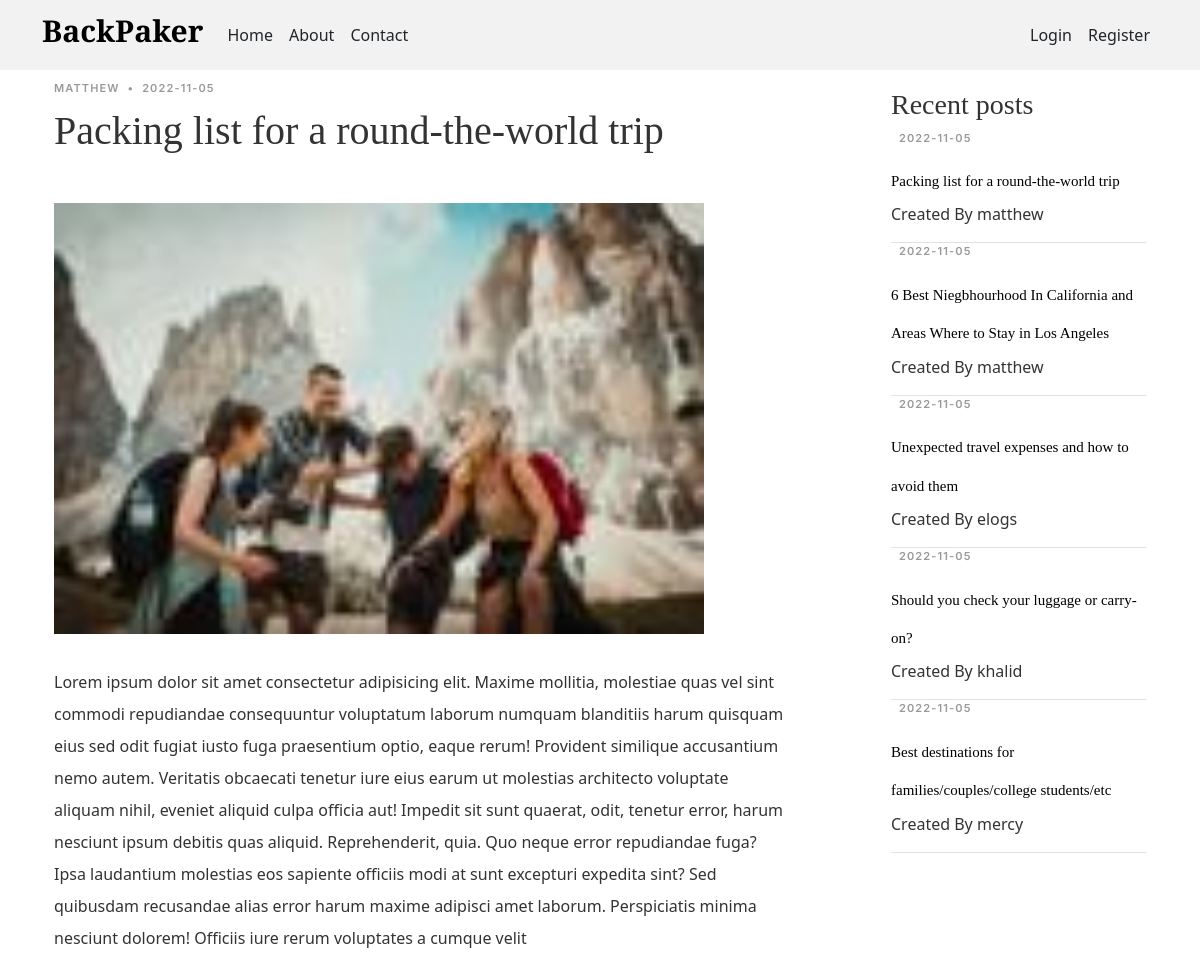
The page /post/5 on the database its author committed.
### flaskblog/models.py (models this page shows, shortened)
class User(db.Model, UserMixin):
    id = db.Column(db.Integer, primary_key=True)
    username = db.Column(db.String(20), unique=True, nullable=False)
    email = db.Column(db.String(120), unique=True, nullable=False)
    profile_img = db.Column(db.String(20), nullable=False, default='default.jpg')
    password = db.Column(db.String(60), nullable=False)
    posts = db.relationship('Post', backref='author', lazy=True)
    with app.app_context():
      db.create_all()

class Post(db.Model):
    id = db.Column(db.Integer, primary_key=True)
    title = db.Column(db.String(100), nullable=False)
    date_posted = db.Column(db.DateTime, nullable=False, default=datetime.utcnow)
    content = db.Column(db.Text, nullable=False)
    user_id = db.Column(db.Integer, db.ForeignKey('user.id'), nullable=False)
    image_file = db.Column(db.String(20))
    with app.app_context():
         db.create_all()

### flaskblog/routes.py (the view)
@app.route("/post/<int:post_id>")
def post(post_id):
    posts =Post.query.all()
    post = Post.query.get_or_404(post_id)
    image_file = url_for('static', filename='uploads/' + post.image_file)
    return render_template('post.html', title=post.title, post=post, posts=posts, image_file=image_file )

### flaskblog/templates/post.html (shortened to what this page needs)
{% extends "layout.html" %}
{% block content %}
<section class="single-post-content">
    <div class="container">
        <div class="row mt-5">
            <div class="col-md-9 post-content" data-aos="fade-up">
                <div class="single-post">
                    <div class="post-meta"><span class="date">{{ post.author.username }}</span> <span
                            class="mx-1">&bullet;</span>
                        <span>{{ post.date_posted.strftime('%Y-%m-%d') }}</span>
                    </div>
                </div>
                <h1 class="mb-5">{{ post.title }}</h1>
                <img class="img_fluid" src="{{ image_file }}" alt="">
                <p class="article-content">{{ post.content }}</p>
            </div>
            <div class="col-md-3">
                <h3 class="mt-2">Recent posts</h3>
                {% for post in posts[1:6] %}
                <div class="aside-block">
                    <div class="tab-content">
                        <div class="post-entry-1 border-bottom">
                            <div class="post-meta">
                                <span>{{ post.date_posted.strftime('%Y-%m-%d') }}</span>
                            </div>
                            <h2 class="mb-2"><a href="/post/{{post.id}}">{{ post.title }}
                                </a>
                            </h2>
                            <span class="author mb-3 d-block">
                                <span>Created By</span> {{ post.author.username }}
                            </span>
                        </div>{% endfor %}
                    </div>
                </div>
            </div>
        </div>
    </div>
</section>
{% endblock content %}

### flaskblog/templates/layout.html (shortened to what this page needs)
<!DOCTYPE html>
<html>
<head>
    <link href="https://cdn.jsdelivr.net/npm/bootstrap@5.2.0/dist/css/bootstrap.min.css" rel="stylesheet"
>
    <link rel="stylesheet" type="text/css" href="{{ url_for('static', filename='main.css') }}">
    <link rel="stylesheet" type="text/css" href="{{ url_for('static', filename='variables.css') }}">
</head>
<body>
    <header class="site-header mb-4">
        <nav class="navbar navbar-expand-md navbar-dark bg-steel fixed-top mb-3">
            <div class="container">
                <a class="navbar-brand  " href="/">
                    <h1 class="header logo">BackPaker </h1>
                </a>
                <div class="collapse navbar-collapse" id="navbarToggle">
                    <div class="navbar-nav ">
                        <a class="nav-item nav-link" href="{{ url_for('home') }}">Home</a>
                        <a class="nav-item nav-link" href="{{ url_for('about') }}">About</a>
                        <a class="nav-item nav-link" href="{{ url_for('get_contact') }}">Contact</a>
                    </div>
                    <div class="navbar-nav ms-auto">
                        {% if current_user.is_authenticated %}
                        <a class="nav-item nav-link" href="{{ url_for('new_post') }}">New Post</a>
                        <a class="nav-item nav-link" href="{{ url_for('account') }}">Account</a>
                        <a class="nav-item nav-link" href="{{ url_for('logout') }}">Logout</a>
                        {% else %}
                        <a class="nav-item nav-link" href="{{ url_for('login') }}">Login</a>
                        <a class="nav-item nav-link" href="{{ url_for('register') }}">Register</a>
                        {% endif %}
                    </div>
                </div>
            </div>
        </nav>
    </header>
    <main role="main" class="container mt-5">
        <div>
            {% block content %}{% endblock %}
        </div>
    </main>
</body>
</html>

### flaskblog/static/main.css (style rules this page uses)
body { background: white; color: #333333; margin-top: 5rem; }
a { color: var(--color-links); text-decoration: none; }
h1, h2, h3, h4, h5, h6 { font-family: var(--font-primary); }
p { font-family: var(--font-default); }
.bg-steel { background-color: #f2f2f2; }
.logo { font-size: 30px; font-weight: 700; color: black; font-family: var(--font-primary); }
.site-header .navbar-nav .nav-link { color: var(--color-primary); }
.article-content { line-height: 2; width: 90%; }
.post-meta { font-size: 11px; letter-spacing: 0.07rem; text-transform: uppercase; font-weight: 600; font-family: var(--font-secondary); color: rgba(var(--color-black-rgb), 0.4); margin-bottom: 10px; }
.post-entry-1 h2 a { color: var(--color-black); font-size: 15px; }
.aside-block { margin-bottom: 30px; }
.img_fluid { max-width: 100%; height: auto; width: 80%; margin-bottom: 2rem; }
:root { --cr2: #fff; --cr3: #000000da; --cr4: #000000a1; --cr5: #beb4b1; --fs1: 34px; --fs2: 24px; --fs3: 20px; --fs4: 16px; --fs5: 14px; }

### flaskblog/static/variables.css (style rules this page uses)
:root { --font-default: 'EB Garamond', system-ui, -apple-system, "Segoe UI", Roboto, "Helvetica Neue", Arial, "Noto Sans", "Liberation Sans", sans-serif, "Apple Color Emoji", "Segoe UI Emoji", "Segoe UI Symbol", "Noto Color Emoji"; --font-primary: 'EB Garamond', serif; --font-secondary: 'Inter', sans-serif; --color-default: #212529; --color-default-rgb: 33, 37, 41; --color-links: #212529; --color-links-hover: #15171a; --color-primary: #212529; --color-primary-light: #26282c; --color-primary-dark: #0b0c0e; --color-primary-rgb: 33, 37, 41; --color-primary-light-rgb: 38, 40, 44; --color-primary-dark-rgb: 11, 12, 14; --color-secondary: #596d80; --color-secondary-light: #8498aa; --color-secondary-dark: #404f5c; --color-secondary-rgb: 89, 109, 128; --color-secondary-light-rgb: 132, 152, 170; --color-secondary-dark-rgb: 64, 79, 92; --color-blue: #0d6efd; --color-blue-rgb: 13, 110, 253; --color-indigo: #6610f2; --color-indigo-rgb: 102, 16, 242; --color-purple: #6f42c1; --color-purple-rgb: 111, 66, 193; --color-pink: #f3268c; --color-pink-rgb: 243, 38, 140; --color-red: #df1529; --color-red-rgb: 223, 21, 4; --color-orange: #fd7e14; --color-orange-rgb: 253, 126, 20; --color-yellow: #ffc107; --color-yellow-rgb: 255, 193, 7; --color-green: #059652; --color-green-rgb: 5, 150, 82; --color-teal: #20c997; --color-teal-rgb: 32, 201, 151; --color-cyan: #0dcaf0; --color-cyan-rgb: 13, 202, 240; --color-white: #ffffff; --color-white-rgb: 255, 255, 255; --color-gray: #6c757d; --color-gray-rgb: 108, 117, 125; --color-black: #000000; --color-black-rgb: 0, 0, 0; }
:root { --bs-blue: var(--color-blue); --bs-indigo: var(--color-indigo); --bs-purple: var(--color-purple); --bs-pink: var(--color-pink); --bs-red: var(--color-red); --bs-orange: var(--color-orange); --bs-yellow: var(--color-yellow); --bs-green: var(--color-green); --bs-teal: var(--color-teal); --bs-cyan: var(--color-cyan); --bs-white: var(--color-white); --bs-gray: var(--color-gray); --bs-gray-dark: #343a40; --bs-gray-100: #f8f9fa; --bs-gray-200: #e9ecef; --bs-gray-300: #dee2e6; --bs-gray-400: #ced4da; --bs-gray-500: #adb5bd; --bs-gray-600: #6c757d; --bs-gray-700: #495057; --bs-gray-800: #343a40; --bs-gray-900: #212529; --bs-primary: var(--color-blue); --bs-secondary: var(--color-blue); --bs-success: #198754; --bs-info: #0dcaf0; --bs-warning: #ffc107; --bs-danger: #dc3545; --bs-light: #f8f9fa; --bs-dark: #212529; --bs-primary-rgb: var(--color-primary-rgb); --bs-secondary-rgb: var(--color-secondary-rgb); --bs-success-rgb: 25, 135, 84; --bs-info-rgb: 13, 202, 240; --bs-warning-rgb: 255, 193, 7; --bs-danger-rgb: 220, 53, 69; --bs-light-rgb: 248, 249, 250; --bs-dark-rgb: 33, 37, 41; --bs-white-rgb: var(--color-white-rgb); --bs-black-rgb: var(--color-black-rgb); --bs-body-color-rgb: var(--color-default-rgb); --bs-body-bg-rgb: 255, 255, 255; --bs-font-sans-serif: var(--font-default); --bs-font-monospace: SFMono-Regular, Menlo, Monaco, Consolas, "Liberation Mono", "Courier New", monospace; --bs-gradient: linear-gradient(180deg, rgba(255, 255, 255, 0.15), rgba(255, 255, 255, 0)); --bs-body-font-family: var(--font-default); --bs-body-font-size: 1rem; --bs-body-font-weight: 400; --bs-body-line-height: 1.5; --bs-body-color: var(--color-default); --bs-body-bg: #fff; }

### rows shown on the page
User: author.username "MATTHEW"
Post: date_posted "2022-11-05", title "Packing list for a round-the-world trip", content "Lorem ipsum dolor sit amet consectetur adipisicing elit. Maxime mollitia, molestiae quas vel sint commodi repudiandae consequuntur voluptatum laborum numquam blanditiis harum quisquam eius sed odit fugiat iusto fuga praesentium optio, eaque rerum! Provident similique accusantium nemo autem. Veritatis obcaecati tenetur iure eius earum ut molestias architecto voluptate aliquam nihil, eveniet aliquid culpa officia aut! Impedit sit sunt quaerat, odit, tenetur error, harum nesciunt ipsum debitis quas aliquid. Reprehenderit, quia. Quo neque error repudiandae fuga? Ipsa laudantium molestias eos sapiente officiis modi at sunt excepturi expedita sint? Sed quibusdam recusandae alias error harum…", author.username "matthew"
Post: date_posted "2022-11-05", title "6 Best Niegbhourhood In California and Areas Where to Stay in Los Angeles", author.username "matthew"
Post: date_posted "2022-11-05", title "Unexpected travel expenses and how to avoid them", author.username "elogs"
Post: date_posted "2022-11-05", title "Should you check your luggage or carry-on?", author.username "khalid"
Post: date_posted "2022-11-05", title "Best destinations for families/couples/college students/etc", author.username "mercy"
